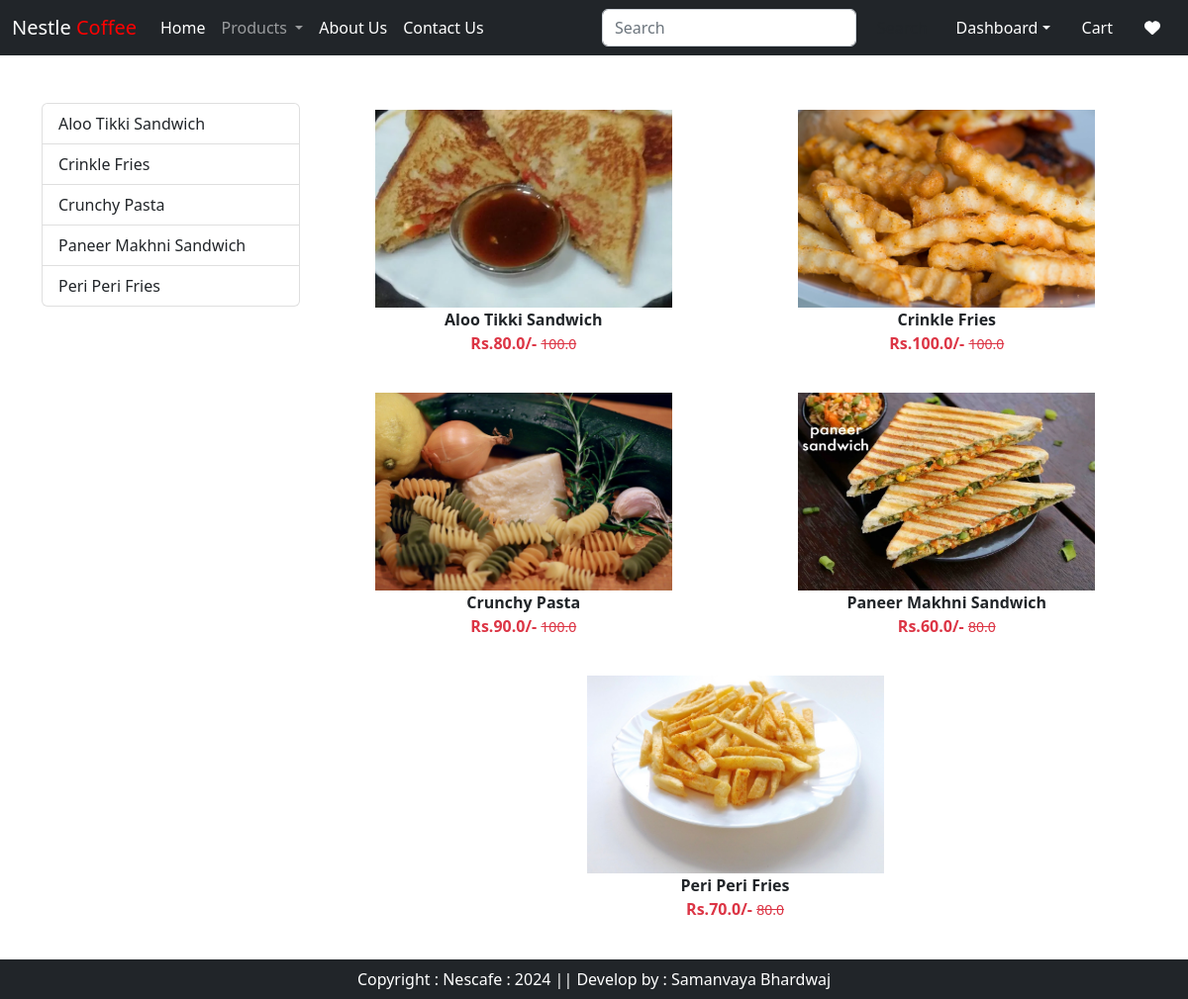
/category/SN (signed in), run on the app's committed database.
### app/models.py (models this page shows, shortened)
class Product(models.Model):
    title = models.CharField(max_length=100)
    selling_price = models.FloatField()
    discounted_price = models.FloatField()
    description = models.TextField()
    composition = models.TextField(default='')
    prodapp = models.TextField(default='')
    category = models.CharField(choices=CATEGORY_CHOICES, max_length=2)
    product_image = models.ImageField(upload_to='product')

### app/views.py (the view)
# urls.py: path("category/<slug:val>", views.CategoryView.as_view(),name="category"),
@method_decorator(login_required,name='dispatch')
class CategoryView(View):
    def get(self,request,val):
        totalitem = 0
        wishitem=0
        if request.user.is_authenticated:
            totalitem = len(Cart.objects.filter(user=request.user))
            wishitem = len(Wishlist.objects.filter(user=request.user))
        product = Product.objects.filter(category=val)
        title = Product.objects.filter(category=val).values('title')
        return render(request,"app/category.html",locals())

### app/templates/app/category.html (shortened to what this page needs)
{% extends 'app/base.html' %}
{% load static %}
{% block main-content %}
    <div class="container my-5">
        <div class="row">
            <div class="col-sm-3">
                <div class="list-group">
                    {% for val in title %}
                        <a href="{% url 'category-title' val.title %}" class="list-group-item list-group-item-action" aria-current="true">{{val.title}}</a>
                    {% endfor %}
                </div>
            </div>
            <div class="col-sm-9">
                <div class="row">
                    {% for prod in product %}
                        <div class="col text-center mb-4">
                            <a href="{% url 'product-detail' prod.id %}" class="btn">
                            <div>
                                <img src="{{prod.product_image.url}}" width="300px" height="200px" />
                                <div class="fw-bold">{{prod.title}}</div>
                                <div class="fw-bold text-danger">
                                    Rs.{{prod.discounted_price}}/-
                                    <small class="fw-light text-decoration-line-through">{{prod.selling_price}}</small>
                                </div>
                            </div>
                            </a>
                        </div>
                    {% endfor %}
                </div>
            </div>
        </div>
    </div>
{% endblock main-content %}

### data on the page
Product: product_image (picture), title "Aloo Tikki Sandwich", discounted_price "80.0", selling_price "100.0"
Product: product_image (picture), title "Crinkle Fries", discounted_price "100.0", selling_price "100.0"
Product: product_image (picture), title "Crunchy Pasta", discounted_price "90.0", selling_price "100.0"
Product: product_image (picture), title "Paneer Makhni Sandwich", discounted_price "60.0", selling_price "80.0"
Product: product_image (picture), title "Peri Peri Fries", discounted_price "70.0", selling_price "80.0"

### other printed values
{{ val.title }} "Aloo Tikki Sandwich" "Crinkle Fries" "Crunchy Pasta" "Paneer Makhni Sandwich" "Peri Peri Fries"
